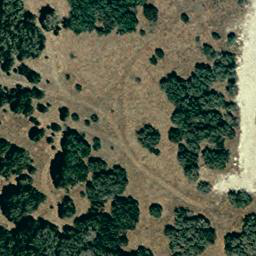
#> input picture test_c/old.png, 256 x 256 px
$ python test_c_simple.py
#> lines starting #> are read from the running program, lines starting #| are printed output that depends on the picture; after the words box and inside, x2 and y2 are one past the last pixel; in counts of white or black regions, pixels touching at a corner belong together
from PIL import Image
import numpy as np

old_path = "test_c/old.png"
new_path = "test_c/new.png"
gt_path = "test_c/ground_truth.png"

print("Loading images...")

old_img = Image.open(old_path).convert("RGB")
#> old_img is the input picture: PIL image 256x256 RGB; mean R, G, B 84.3, 90.1, 70.3
new_img = Image.open(new_path).convert("RGB")
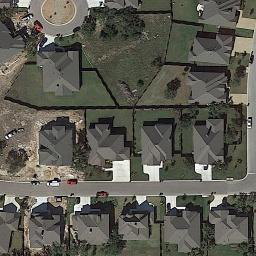
#> input picture test_c/new.png, 256 x 256 px
#> new_img is the input picture: PIL image 256x256 RGB; mean R, G, B 92.2, 91, 82
gt_img = Image.open(gt_path).convert("L")
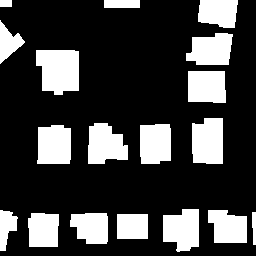
#> input picture test_c/ground_truth.png, 256 x 256 px
#> gt_img is the input picture: PIL image 256x256 L; 25.2% white; 18 white regions, largest, box (x1, y1, x2, y2) and area: (36, 50, 79, 95) 1645, (192, 118, 223, 164) 1334, (88, 123, 128, 164) 1256

# same size
new_img = new_img.resize(old_img.size)
gt_img = gt_img.resize(old_img.size)

old_arr = np.array(old_img).astype(np.int16)
new_arr = np.array(new_img).astype(np.int16)
gt_arr = np.array(gt_img)

print("Comparing old and new images...")

# simple difference
diff = np.abs(new_arr - old_arr).mean(axis=2)
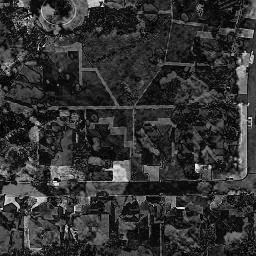
#> diff: shape (256, 256) float64; min 0.667, max 241.3, mean 50.4

# threshold
threshold = 20
pred_mask = (diff > threshold).astype(np.uint8) * 255
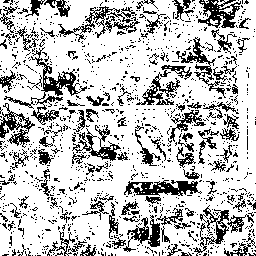
#> pred_mask: shape (256, 256); 75.8% white; black in thin lines or dots

# save predicted mask
pred_mask_img = Image.fromarray(pred_mask)
pred_mask_img.save("test_c/pred_mask.png")

# create overlay
overlay = np.array(new_img).copy()
overlay[pred_mask > 0] = [255, 0, 0]
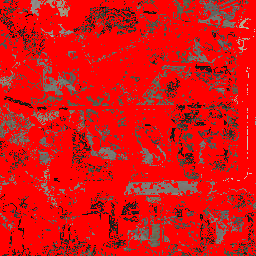
#> overlay: shape (256, 256, 3); mean R, G, B 214.2, 20.6, 18.5
overlay_img = Image.fromarray(overlay)
overlay_img.save("test_c/change_overlay.png")

# ground truth binary
gt_bin = gt_arr > 127
pred_bin = pred_mask > 127
#> pred_bin: shape (256, 256) bool; 75.8% white; black in thin lines or dots

intersection = np.logical_and(gt_bin, pred_bin).sum()
#> intersection = 11824
union = np.logical_or(gt_bin, pred_bin).sum()
#> union = 54332

if union == 0:
    iou = 0.0
else:
    iou = intersection / union
#> iou = 0.218

accuracy = (gt_bin == pred_bin).mean() * 100
#> accuracy = 35.14

print("\n========== TEST C RESULT ==========")
print("Predicted mask saved: test_c/pred_mask.png")
print("Overlay saved: test_c/change_overlay.png")
print(f"IoU with ground truth: {iou:.4f}")
#| IoU with ground truth: 0.2176
print(f"Pixel Accuracy: {accuracy:.2f}%")
#| Pixel Accuracy: 35.14%
print("===================================")
